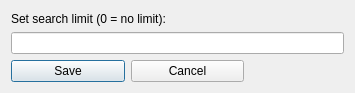
<?xml version="1.0" encoding="UTF-8"?>
<ui version="4.0">
 <class>limitDialog</class>
 <widget class="QDialog" name="limitDialog">
  <property name="geometry">
   <rect>
    <x>0</x>
    <y>0</y>
    <width>355</width>
    <height>93</height>
   </rect>
  </property>
  <property name="windowTitle">
   <string>Searc limit</string>
  </property>
  <layout class="QVBoxLayout" name="verticalLayout">
   <item>
    <widget class="QLabel" name="labelLimit">
     <property name="text">
      <string>Set search limit (0 = no limit):</string>
     </property>
    </widget>
   </item>
   <item>
    <layout class="QHBoxLayout" name="limitLayout">
     <item>
      <widget class="QLineEdit" name="lineEditLimit"/>
     </item>
    </layout>
   </item>
   <item>
    <layout class="QHBoxLayout" name="buttonLayout">
     <property name="rightMargin">
      <number>100</number>
     </property>
     <item>
      <widget class="QPushButton" name="btnSave">
       <property name="text">
        <string>Save</string>
       </property>
      </widget>
     </item>
     <item>
      <widget class="QPushButton" name="btnCancel">
       <property name="text">
        <string>Cancel</string>
       </property>
      </widget>
     </item>
    </layout>
   </item>
  </layout>
 </widget>
 <resources/>
 <connections/>
</ui>
